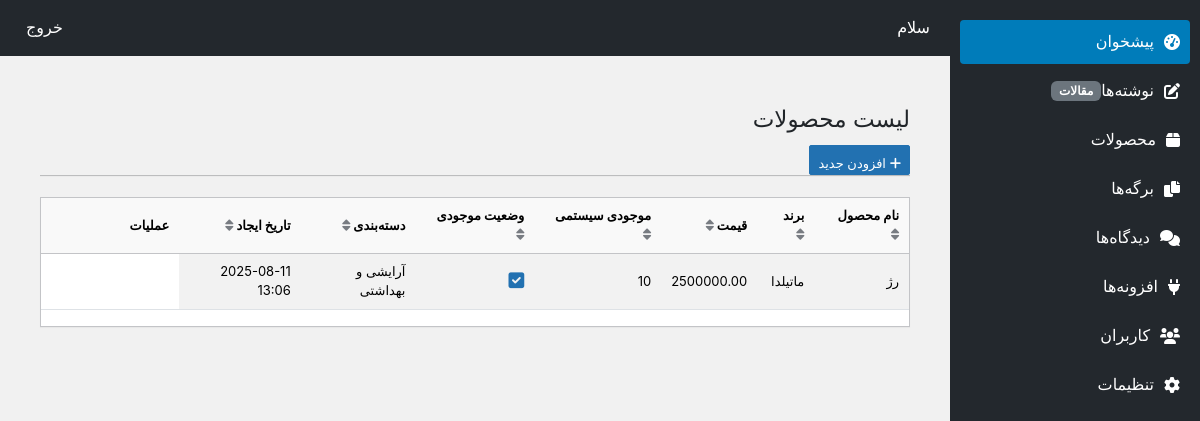
Before: /shop/products/ with the older database file.
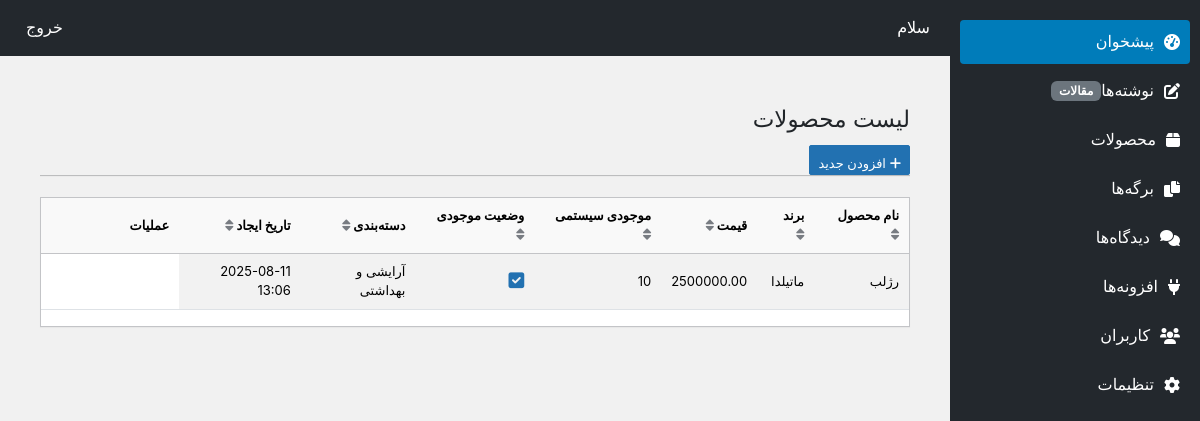
After: the same page with the newer database file.
### shop/models.py (models this page shows, shortened)
class Product(models.Model):
    name = models.CharField(max_length=200, verbose_name="نام محصول")
    brand = models.CharField(max_length=100, verbose_name="برند")
    slug = models.SlugField(max_length=200, unique=True, verbose_name="اسلاگ")
    description = models.TextField(blank=True, verbose_name="توضیحات")
    price = models.DecimalField(max_digits=10, decimal_places=2, verbose_name="قیمت")
    stock = models.PositiveIntegerField(default=0, verbose_name="موجودی سیستمی")
    is_available = models.BooleanField(default=True, verbose_name="موجود است؟")
    category = models.ForeignKey('Category', on_delete=models.SET_NULL, null=True, verbose_name="دسته‌بندی")
    tags = models.ManyToManyField('Tag', blank=True, verbose_name="برچسب‌ها")
    image = models.ImageField(upload_to='products/%Y/%m/%d', blank=True, null=True, verbose_name="تصویر محصول")
    created_at = models.DateTimeField(auto_now_add=True, verbose_name="تاریخ ایجاد")
    updated_at = models.DateTimeField(auto_now=True, verbose_name="تاریخ به‌روزرسانی")
    created_by = models.ForeignKey(settings.AUTH_USER_MODEL, on_delete=models.SET_NULL, null=True, verbose_name="ایجاد شده توسط")
    class Meta:
        verbose_name = "محصول"
        verbose_name_plural = "محصولات"

class Category(models.Model):
    name = models.CharField(max_length=100, unique=True, verbose_name="نام دسته‌بندی")
    slug = models.SlugField(max_length=100, unique=True, verbose_name="اسلاگ")
    class Meta:
        verbose_name = "دسته‌بندی"
        verbose_name_plural = "دسته‌بندی‌ها"

### shop/views.py (the view)
# urls.py: path('products/', views.product_list, name='product_list'),
def product_list(request):
    products = Product.objects.all()
    return render(request, 'product_list.html', {'products': products})

### shop/templates/product_list.html (shortened to what this page needs)
{% extends 'panel.html' %}
{% block content %}
<div class="wrap">
    <h1 class="wp-heading-inline">لیست محصولات</h1>
    <a href="{% url 'product_create' %}" class="page-title-action"><i class="fas fa-plus"></i> افزودن جدید</a>
    <hr class="wp-header-end">
    <div class="table-container">
        <table class="table table-striped">
            <thead>
                <tr>
                    <th data-sort="name">نام محصول <i class="fas fa-sort"></i></th>
                    <th data-sort="brand">برند <i class="fas fa-sort"></i></th>
                    <th data-sort="price">قیمت <i class="fas fa-sort"></i></th>
                    <th data-sort="stock">موجودی سیستمی <i class="fas fa-sort"></i></th>
                    <th data-sort="is_available">وضعیت موجودی <i class="fas fa-sort"></i></th>
                    <th data-sort="category">دسته‌بندی <i class="fas fa-sort"></i></th>
                    <th data-sort="created_at">تاریخ ایجاد <i class="fas fa-sort"></i></th>
                    <th>عملیات</th>
                </tr>
            </thead>
            <tbody>
                {% for product in products %}
                <tr>
                    <td>{{ product.name }}</td>
                    <td>{{ product.brand }}</td>
                    <td>{{ product.price|floatformat:2 }}</td>
                    <td>{{ product.stock }}</td>
                    <td>
                        <span class="availability-toggle" data-product-id="{{ product.pk }}" data-is-available="{{ product.is_available|lower }}">
                            {% if product.is_available %}
                                <i class="fas fa-check-square"></i>
                            {% else %}
                                <i class="far fa-square"></i>
                            {% endif %}
                        </span>
                    </td>
                    <td>
                            {% if product.category %}
                            {{ product.category.name }}
                                    {% else %}
                                        ---
                                    {% endif %}
                    </td>
                    <td>{{ product.created_at|date:"Y-m-d H:i" }}</td>
                </tr>
                {% empty %}
                <tr>
                    <td colspan="8" style="text-align: center;">هیچ محصولی یافت نشد.</td>
                </tr>
                {% endfor %}
            </tbody>
        </table>
    </div>
</div>
{% endblock %}

Changed rows visible on the page:
changed Product "ماتیلدا": name "رژ" → "رژلب"
